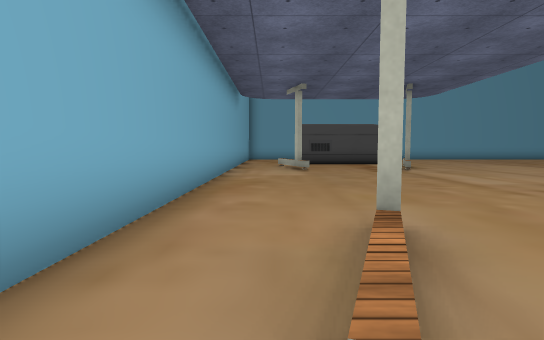
[1] (above)

19 first-person views from a walk through a 3-D level made in the Unity game engine. The camera is 0.72 m above the floor, tilts 4° down and sees 80° across. The floor is counted in squares, 1 m on a side. Each view is taken from the middle of a square. On the plan, view 1 faces up. The plan holds only what a view shows up to about 10 squares ahead; the rest is blank. The place goes on beyond the plan. Some animated figures are not drawn. Some surface patterns are stand-ins.

[2]
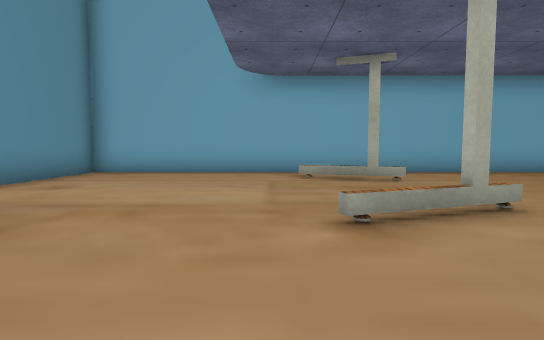

[3]
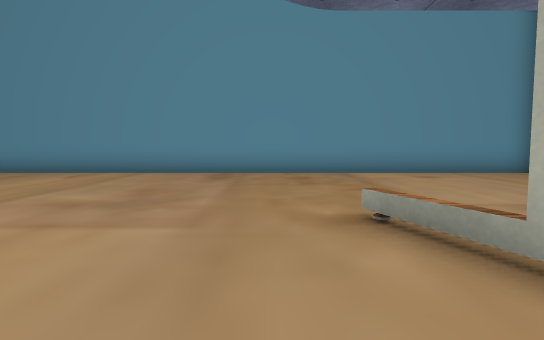

[4]
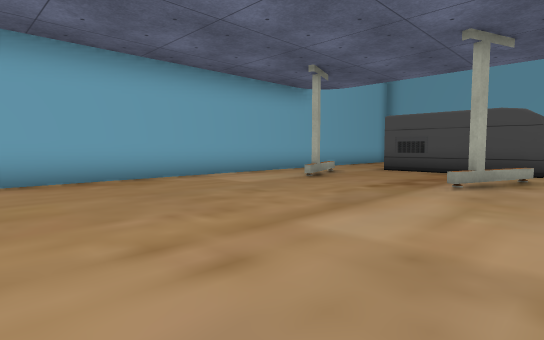

[5]
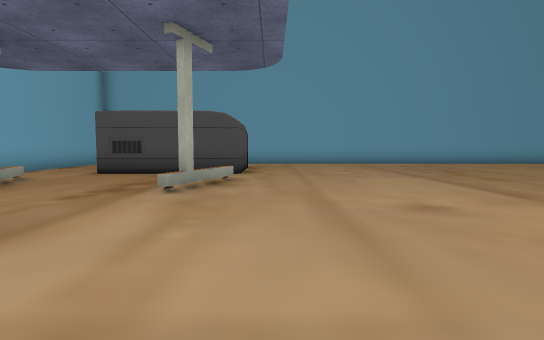

[6]
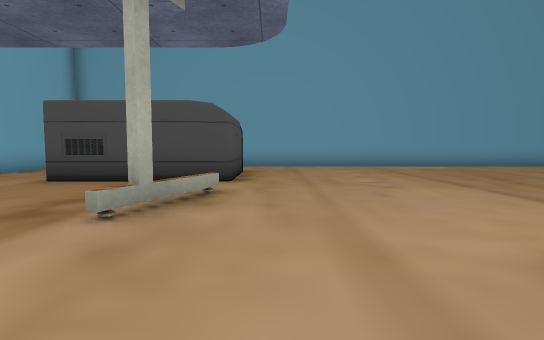

[7]
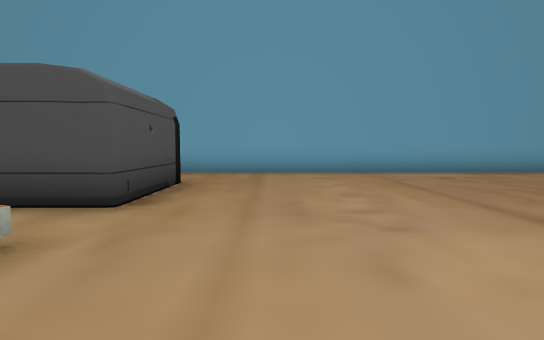

[8]
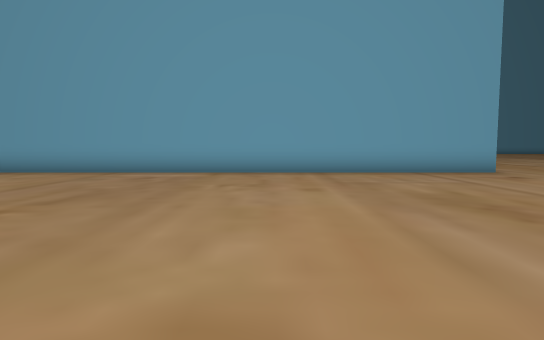

[9]
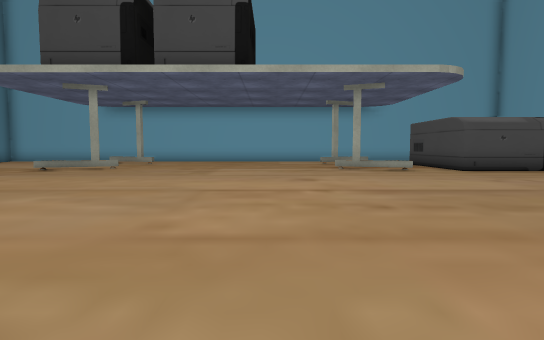

[10]
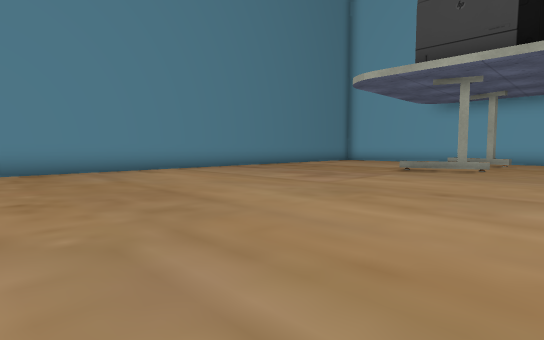

[11]
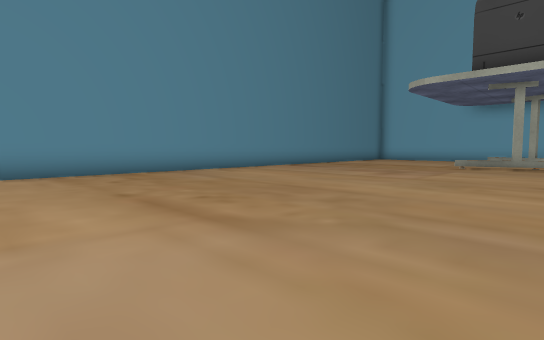

[12]
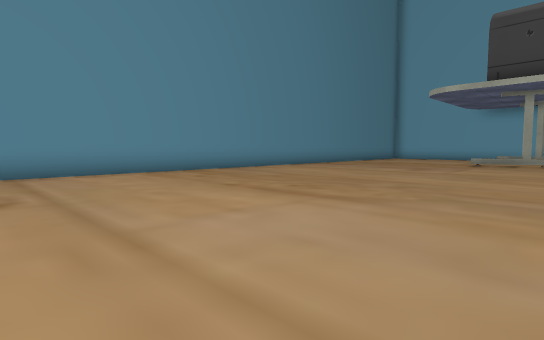

[13]
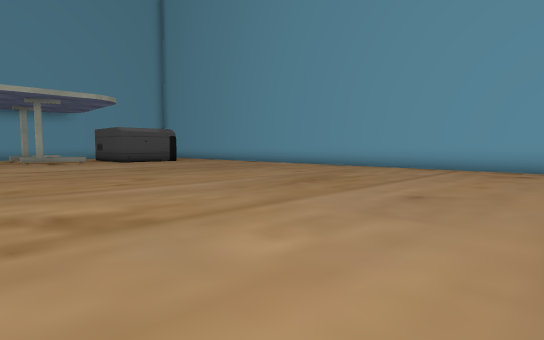

[14]
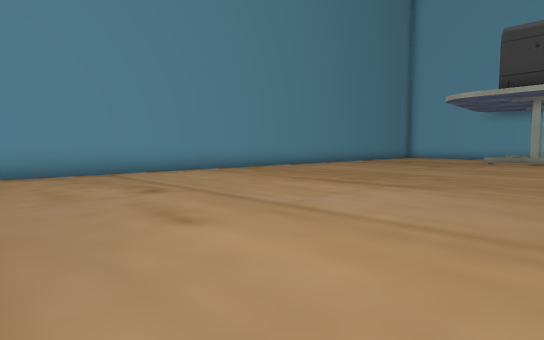

[15]
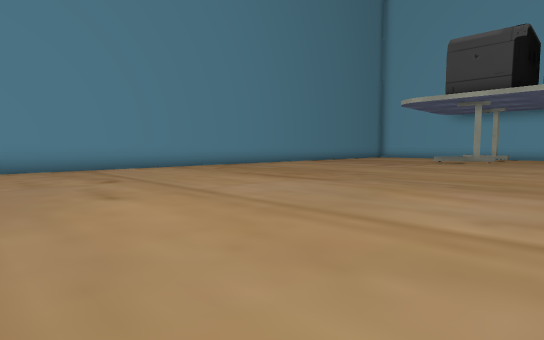

[16]
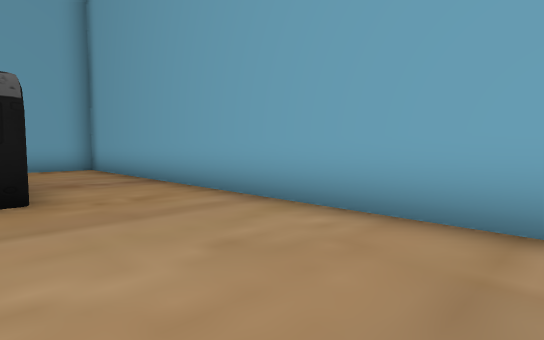

[17]
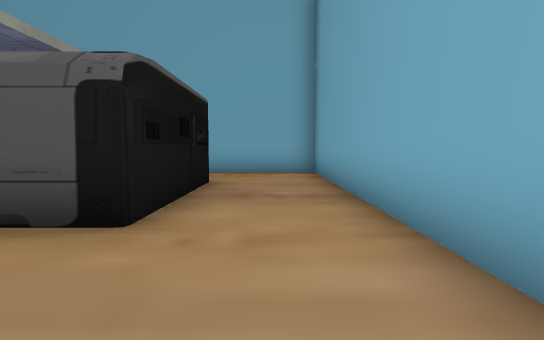

[18]
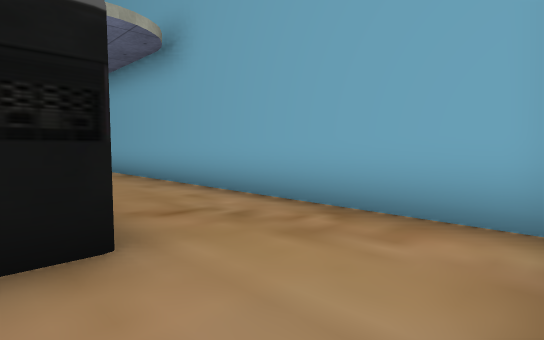

[19]
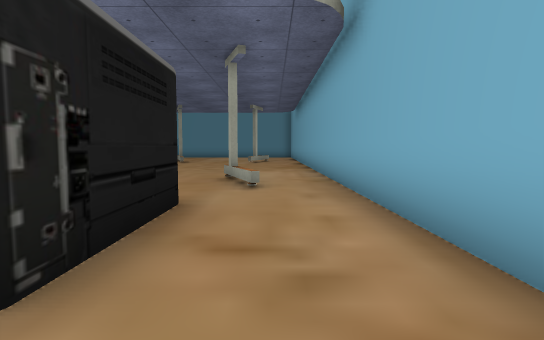

### Floor plan
Points are (right, up) in squares from view 1. A wall is a line through its corners. A room is listed if a view was taken in it or the views show most of it. See-through windows are left out.
Room 1 (views 1, 2, 3, 4, 5, 6, 7, 8, 9, 10, 11, 12, 13, 14, 15, 16, 17, 18, 19)
walls: (4.2, 3) (5.1, 0.7); (5.1, 12.3) (4.3, 10); (1.1, 2.9) (0.3, 0.5); (0.4, 12.4) (1.2, 10.2); (20.5, 19.3) (-1.3, 19.3) (-1.3, -5.1) (20.2, -5.1)
ways out: opening at (21, 20)
objects: printer (2, 14) to (5, 16)

Where each view was taken, in squares from view 1:
view 1: 0 up, 0 right, facing up
view 2: 0 up, 8 right, facing left
view 3: 4 up, 6 right, facing down
view 4: 4 up, 6 right, facing up-left
view 5: 5 up, 6 right, facing up
view 6: 7 up, 6 right, facing up
view 7: 10 up, 7 right, facing up
view 8: 10 up, 14 right, facing up
view 9: 8 up, 15 right, facing left
view 10: 5 up, 15 right, facing down-left
view 11: 4 up, 17 right, facing down-left
view 12: 4 up, 19 right, facing down-left
view 13: 8 up, 21 right, facing up-left
view 14: 4 up, 21 right, facing down-left
view 15: 6 up, 21 right, facing down-left
view 16: 16 up, 10 right, facing up-left
view 17: 18 up, 8 right, facing left
view 18: 19 up, 2 right, facing down-left
view 19: 18 up, 0 right, facing down
